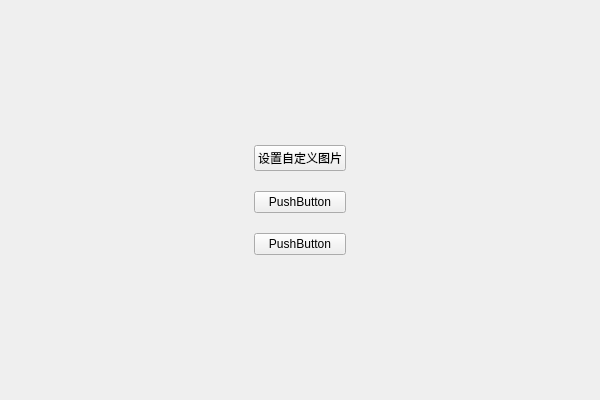
<?xml version="1.0" encoding="UTF-8"?>
<ui version="4.0">
 <class>Form</class>
 <widget class="QWidget" name="Form">
  <property name="geometry">
   <rect>
    <x>0</x>
    <y>0</y>
    <width>600</width>
    <height>400</height>
   </rect>
  </property>
  <property name="windowTitle">
   <string>Form</string>
  </property>
  <layout class="QHBoxLayout" name="horizontalLayout_2">
   <property name="spacing">
    <number>6</number>
   </property>
   <property name="leftMargin">
    <number>0</number>
   </property>
   <property name="topMargin">
    <number>0</number>
   </property>
   <property name="rightMargin">
    <number>0</number>
   </property>
   <property name="bottomMargin">
    <number>0</number>
   </property>
   <item>
    <layout class="QVBoxLayout" name="verticalLayout_2" stretch="1,8,1">
     <property name="spacing">
      <number>9</number>
     </property>
     <item>
      <spacer name="verticalSpacer">
       <property name="orientation">
        <enum>Qt::Vertical</enum>
       </property>
       <property name="sizeHint" stdset="0">
        <size>
         <width>20</width>
         <height>40</height>
        </size>
       </property>
      </spacer>
     </item>
     <item>
      <layout class="QHBoxLayout" name="horizontalLayout" stretch="0,0,0">
       <item>
        <spacer name="horizontalSpacer">
         <property name="orientation">
          <enum>Qt::Horizontal</enum>
         </property>
         <property name="sizeHint" stdset="0">
          <size>
           <width>40</width>
           <height>20</height>
          </size>
         </property>
        </spacer>
       </item>
       <item>
        <layout class="QVBoxLayout" name="verticalLayout">
         <property name="spacing">
          <number>20</number>
         </property>
         <item>
          <widget class="QPushButton" name="pushButton">
           <property name="text">
            <string>设置自定义图片</string>
           </property>
          </widget>
         </item>
         <item>
          <widget class="QPushButton" name="pushButton_2">
           <property name="text">
            <string>PushButton</string>
           </property>
          </widget>
         </item>
         <item>
          <widget class="QPushButton" name="pushButton_3">
           <property name="text">
            <string>PushButton</string>
           </property>
          </widget>
         </item>
        </layout>
       </item>
       <item>
        <spacer name="horizontalSpacer_2">
         <property name="orientation">
          <enum>Qt::Horizontal</enum>
         </property>
         <property name="sizeHint" stdset="0">
          <size>
           <width>40</width>
           <height>20</height>
          </size>
         </property>
        </spacer>
       </item>
      </layout>
     </item>
     <item>
      <spacer name="verticalSpacer_2">
       <property name="orientation">
        <enum>Qt::Vertical</enum>
       </property>
       <property name="sizeHint" stdset="0">
        <size>
         <width>20</width>
         <height>40</height>
        </size>
       </property>
      </spacer>
     </item>
    </layout>
   </item>
  </layout>
 </widget>
 <resources/>
 <connections>
  <connection>
   <sender>pushButton</sender>
   <signal>clicked()</signal>
   <receiver>Form</receiver>
   <slot>diy_background()</slot>
   <hints>
    <hint type="sourcelabel">
     <x>306</x>
     <y>109</y>
    </hint>
    <hint type="destinationlabel">
     <x>492</x>
     <y>-4</y>
    </hint>
   </hints>
  </connection>
 </connections>
 <slots>
  <slot>diy_background()</slot>
 </slots>
</ui>
